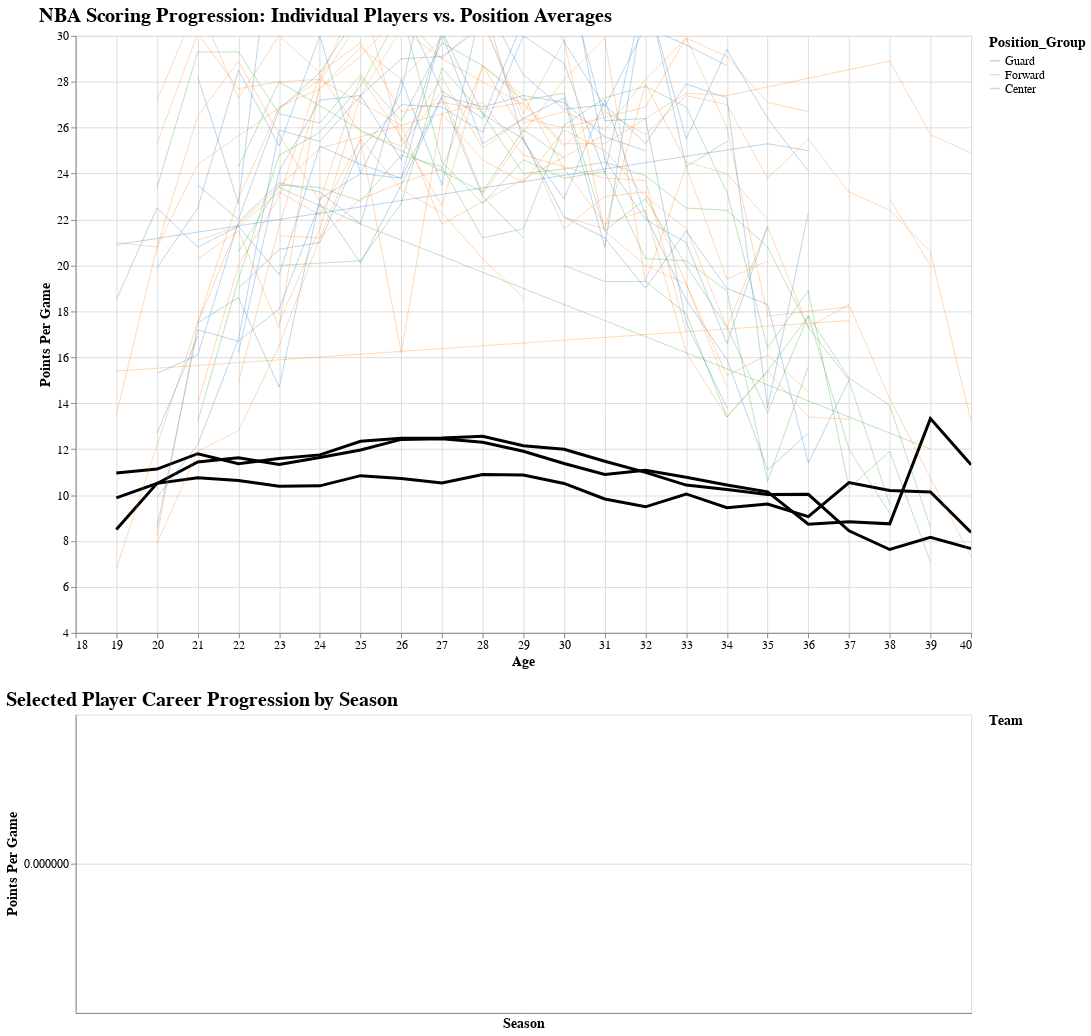

Notebook cell for this chart:
### Code cell
# Visualization of Individual Player Trajectories vs Average Scoring Progression
# With improved player selection and smoothed highlight line

import altair as alt
import pandas as pd
import numpy as np

# Set Altair to render larger charts
alt.data_transformers.disable_max_rows()

# First, calculate the average scoring progression by age and position
avg_by_age_pos = data_for_viz.groupby(['Age', 'Position_Group'])['PTS'].mean().reset_index()
avg_by_age_pos.rename(columns={'PTS': 'Avg_PTS'}, inplace=True)

# For player selection, using the improved composite metric
player_career_stats = data_for_viz.groupby('Player').agg({
    'PTS': ['mean', 'sum', 'count'],  # Points per game, total points, and seasons played
    'Position_Group': 'first'  # Get player's position
}).reset_index()

# Flatten the multi-level columns
player_career_stats.columns = [
    f"{col[0]}_{col[1]}" if col[1] != '' else col[0] 
    for col in player_career_stats.columns
]

# Rename columns for clarity
player_career_stats = player_career_stats.rename(columns={
    'PTS_mean': 'Career_PPG',
    'PTS_sum': 'Total_Points',
    'PTS_count': 'Seasons_Played',
    'Position_Group_first': 'Position_Group'
})

# Score players by a composite metric to balance career length and scoring prowess
player_career_stats['Composite_Score'] = (
    player_career_stats['Career_PPG'] * 
    np.sqrt(player_career_stats['Seasons_Played'])
)

# Select top 25 players by composite score
top_players = player_career_stats.sort_values('Composite_Score', ascending=False).head(25)['Player'].tolist()

# Add specific players of interest who might not be in the top 25
manual_additions = [
    'Tim Duncan', 'Kawhi Leonard'
    # Add any specific players here
]

# Add these to our top players list if they're in the dataset
for player in manual_additions:
    if player in data_for_viz['Player'].values and player not in top_players:
        top_players.append(player)

# Print the selected players for reference
print(f"Selected {len(top_players)} players for trajectory analysis:")
for player in top_players:
    player_stats = player_career_stats[player_career_stats['Player'] == player].iloc[0]
    print(f"{player}: {player_stats['Career_PPG']:.1f} PPG over {int(player_stats['Seasons_Played'])} seasons ({player_stats['Position_Group']})")

# Get data for these players
player_data = data_for_viz[data_for_viz['Player'].isin(top_players)].copy()

# Create selectors for position and player
position_options = ['All'] + sorted(data_for_viz['Position_Group'].unique().tolist())
position_param = alt.param(name='Position', value='All',
                          bind=alt.binding_radio(options=position_options, name='Position:'))

player_options = ['None'] + sorted(top_players)
player_param = alt.param(name='HighlightPlayer', value='None',
                        bind=alt.binding_select(options=player_options, name='Highlight Player:'))

# Create the base chart with average lines
avg_line = alt.Chart(avg_by_age_pos).mark_line(
    stroke='black',
    strokeWidth=3
).encode(
    x=alt.X('Age:Q', title='Age', scale=alt.Scale(domain=[19, 40])),
    y=alt.Y('Avg_PTS:Q', title='Points Per Game', scale=alt.Scale(domain=[5, 30])),
    color=alt.Color('Position_Group:N', 
                   scale=alt.Scale(domain=['Guard', 'Forward', 'Center'],
                                  range=['#1f77b4', '#ff7f0e', '#2ca02c']))
).transform_filter(
    (alt.datum.Position_Group == position_param) | (position_param == 'All')
)

# Create individual player trajectories
player_lines = alt.Chart(player_data).mark_line(
    opacity=0.3,
    strokeWidth=1
).encode(
    x='Age:Q',
    y='PTS:Q',
    color='Position_Group:N',
    detail='Player:N',  # Each player gets a separate line
    tooltip=['Player', 'Age', 'PTS', 'Season']
).transform_filter(
    (alt.datum.Position_Group == position_param) | (position_param == 'All')
)

# Create highlighted player line WITH SMOOTHING using a basis curve
highlight_line = alt.Chart(player_data).mark_line(
    stroke='red',
    strokeWidth=3,
    interpolate='basis'  # This adds smoothing to the line
).encode(
    x='Age:Q',
    y='PTS:Q',
    tooltip=['Player', 'Age', 'PTS', 'Season']
).transform_filter(
    alt.datum.Player == player_param
).transform_filter(
    player_param != 'None'  # Only show when a player is selected
)

# Add points for the highlighted player
highlight_points = alt.Chart(player_data).mark_circle(
    color='red',
    size=60
).encode(
    x='Age:Q',
    y='PTS:Q',
    tooltip=['Player', 'Age', 'PTS', 'Season', 'Team']
).transform_filter(
    alt.datum.Player == player_param
).transform_filter(
    player_param != 'None'  # Only show when a player is selected
)

# Combine the visualizations
chart = (avg_line + player_lines + highlight_line + highlight_points).properties(
    title='NBA Scoring Progression: Individual Players vs. Position Averages',
    width=900,
    height=600
).add_params(
    position_param,
    player_param
).interactive()

# Create a supplementary chart showing selected player's career in more detail
# Also use smoothing here for consistency
career_chart = alt.Chart(player_data).mark_line(
    strokeWidth=2,
    stroke='blue',
    interpolate='basis'  # Add smoothing here too
).encode(
    x=alt.X('Season_Year:O', title='Season'),
    y=alt.Y('PTS:Q', title='Points Per Game'),
    tooltip=['Player', 'Age', 'PTS', 'Season', 'Team']
).transform_filter(
    alt.datum.Player == player_param
).transform_filter(
    player_param != 'None'  # Only show when a player is selected
).properties(
    title='Selected Player Career Progression',
    width=900,
    height=300
)

# Add points to the career chart
career_points = alt.Chart(player_data).mark_circle(
    size=60
).encode(
    x='Season_Year:O',
    y='PTS:Q',
    color='Team:N',  # Color by team to show team changes
    tooltip=['Player', 'Age', 'PTS', 'Season', 'Team']
).transform_filter(
    alt.datum.Player == player_param
).transform_filter(
    player_param != 'None'  # Only show when a player is selected
)

# Combine career charts
full_career_chart = (career_chart + career_points).properties(
    title='Selected Player Career Progression by Season'
)

# Final visualization
final_vis = alt.vconcat(
    chart,
    full_career_chart
).resolve_scale(
    color='independent'  # Independent color scales for each chart
).configure_title(
    fontSize=20,
    font='Arial',
    anchor='start'
).configure_axis(
    labelFontSize=12,
    titleFontSize=14
).configure_legend(
    titleFontSize=14,
    labelFontSize=12
)

# Display the visualization
final_vis

### Figure 1 — Vega-Lite specification as saved in the notebook (floating-point values rounded to 4 significant figures; data arrays with more than 128 entries replaced by an {"elided": "..."} marker saying what was removed)
{"config": {"view": {"continuousWidth": 300, "continuousHeight": 300}, "axis": {"labelFontSize": 12, "titleFontSize": 14}, "legend": {"labelFontSize": 12, "titleFontSize": 14}, "title": {"anchor": "start", "font": "Arial", "fontSize": 20}}, "vconcat": [{"layer": [{"data": {"name": "data-9c2ab6f8297d9ff3ec23f7bc1ef002f3"}, "mark": {"type": "line", "stroke": "black", "strokeWidth": 3}, "encoding": {"color": {"field": "Position_Group", "scale": {"domain": ["Guard", "Forward", "Center"], "range": ["#1f77b4", "#ff7f0e", "#2ca02c"]}, "type": "nominal"}, "x": {"field": "Age", "scale": {"domain": [19, 40]}, "title": "Age", "type": "quantitative"}, "y": {"field": "Avg_PTS", "scale": {"domain": [5, 30]}, "title": "Points Per Game", "type": "quantitative"}}, "name": "view_10", "transform": [{"filter": "((datum.Position_Group === Position) || (Position === 'All'))"}]}, {"data": {"name": "data-e2cd72abda292460ac7c708e4b93c539"}, "mark": {"type": "line", "opacity": 0.3, "strokeWidth": 1}, "encoding": {"color": {"field": "Position_Group", "type": "nominal"}, "detail": {"field": "Player", "type": "nominal"}, "tooltip": [{"field": "Player", "type": "nominal"}, {"field": "Age", "type": "quantitative"}, {"field": "PTS", "type": "quantitative"}, {"field": "Season", "type": "nominal"}], "x": {"field": "Age", "type": "quantitative"}, "y": {"field": "PTS", "type": "quantitative"}}, "transform": [{"filter": "((datum.Position_Group === Position) || (Position === 'All'))"}]}, {"data": {"name": "data-e2cd72abda292460ac7c708e4b93c539"}, "mark": {"type": "line", "interpolate": "basis", "stroke": "red", "strokeWidth": 3}, "encoding": {"tooltip": [{"field": "Player", "type": "nominal"}, {"field": "Age", "type": "quantitative"}, {"field": "PTS", "type": "quantitative"}, {"field": "Season", "type": "nominal"}], "x": {"field": "Age", "type": "quantitative"}, "y": {"field": "PTS", "type": "quantitative"}}, "transform": [{"filter": "(datum.Player === HighlightPlayer)"}, {"filter": "(HighlightPlayer !== 'None')"}]}, {"data": {"name": "data-e2cd72abda292460ac7c708e4b93c539"}, "mark": {"type": "circle", "color": "red", "size": 60}, "encoding": {"tooltip": [{"field": "Player", "type": "nominal"}, {"field": "Age", "type": "quantitative"}, {"field": "PTS", "type": "quantitative"}, {"field": "Season", "type": "nominal"}, {"field": "Team", "type": "nominal"}], "x": {"field": "Age", "type": "quantitative"}, "y": {"field": "PTS", "type": "quantitative"}}, "transform": [{"filter": "(datum.Player === HighlightPlayer)"}, {"filter": "(HighlightPlayer !== 'None')"}]}], "height": 600, "title": "NBA Scoring Progression: Individual Players vs. Position Averages", "width": 900}, {"layer": [{"mark": {"type": "line", "interpolate": "basis", "stroke": "blue", "strokeWidth": 2}, "encoding": {"tooltip": [{"field": "Player", "type": "nominal"}, {"field": "Age", "type": "quantitative"}, {"field": "PTS", "type": "quantitative"}, {"field": "Season", "type": "nominal"}, {"field": "Team", "type": "nominal"}], "x": {"field": "Season_Year", "title": "Season", "type": "ordinal"}, "y": {"field": "PTS", "title": "Points Per Game", "type": "quantitative"}}, "title": "Selected Player Career Progression", "transform": [{"filter": "(datum.Player === HighlightPlayer)"}, {"filter": "(HighlightPlayer !== 'None')"}]}, {"mark": {"type": "circle", "size": 60}, "encoding": {"color": {"field": "Team", "type": "nominal"}, "tooltip": [{"field": "Player", "type": "nominal"}, {"field": "Age", "type": "quantitative"}, {"field": "PTS", "type": "quantitative"}, {"field": "Season", "type": "nominal"}, {"field": "Team", "type": "nominal"}], "x": {"field": "Season_Year", "type": "ordinal"}, "y": {"field": "PTS", "type": "quantitative"}}, "transform": [{"filter": "(datum.Player === HighlightPlayer)"}, {"filter": "(HighlightPlayer !== 'None')"}]}], "data": {"name": "data-e2cd72abda292460ac7c708e4b93c539"}, "height": 300, "title": "Selected Player Career Progression by Season", "width": 900}], "params": [{"name": "Position", "bind": {"input": "radio", "options": ["All", "Center", "Forward", "Guard"], "name": "Position:"}, "value": "All"}, {"name": "HighlightPlayer", "bind": {"input": "select", "options": ["None", "Adrian Dantley", "Allen Iverson", "Anthony Davis", "Carmelo Anthony", "Charles Barkley", "Damian Lillard", "DeMar DeRozan", "Dirk Nowitzki", "Dominique Wilkins", "Dwyane Wade", "Giannis Antetokounmpo", "Hakeem Olajuwon", "James Harden", "Karl Malone", "Kawhi Leonard", "Kevin Durant", "Kobe Bryant", "Kyrie Irving", "Larry Bird", "LeBron James", "Michael Jordan", "Moses Malone", "Patrick Ewing", "Russell Westbrook", "Shaquille O'Neal", "Stephen Curry", "Tim Duncan"], "name": "Highlight Player:"}, "value": "None"}, {"name": "param_10", "select": {"type": "interval", "encodings": ["x", "y"]}, "bind": "scales", "views": ["view_10"]}], "resolve": {"scale": {"color": "independent"}}, "$schema": "https://vega.github.io/schema/vega-lite/v5.20.1.json", "datasets": {"data-9c2ab6f8297d9ff3ec23f7bc1ef002f3": [{"Age": 19.0, "Position_Group": "Center", "Avg_PTS": 8.5}, {"Age": 19.0, "Position_Group": "Forward", "Avg_PTS": 9.874}, {"Age": 19.0, "Position_Group": "Guard", "Avg_PTS": 10.96}, {"Age": 20.0, "Position_Group": "Center", "Avg_PTS": 10.51}, {"Age": 20.0, "Position_Group": "Forward", "Avg_PTS": 10.5}, {"Age": 20.0, "Position_Group": "Guard", "Avg_PTS": 11.13}, {"Age": 21.0, "Position_Group": "Center", "Avg_PTS": 10.76}, {"Age": 21.0, "Position_Group": "Forward", "Avg_PTS": 11.44}, {"Age": 21.0, "Position_Group": "Guard", "Avg_PTS": 11.8}, {"Age": 22.0, "Position_Group": "Center", "Avg_PTS": 10.64}, {"Age": 22.0, "Position_Group": "Forward", "Avg_PTS": 11.62}, {"Age": 22.0, "Position_Group": "Guard", "Avg_PTS": 11.36}, {"Age": 23.0, "Position_Group": "Center", "Avg_PTS": 10.38}, {"Age": 23.0, "Position_Group": "Forward", "Avg_PTS": 11.33}, {"Age": 23.0, "Position_Group": "Guard", "Avg_PTS": 11.59}, {"Age": 24.0, "Position_Group": "Center", "Avg_PTS": 10.4}, {"Age": 24.0, "Position_Group": "Forward", "Avg_PTS": 11.64}, {"Age": 24.0, "Position_Group": "Guard", "Avg_PTS": 11.75}, {"Age": 25.0, "Position_Group": "Center", "Avg_PTS": 10.85}, {"Age": 25.0, "Position_Group": "Forward", "Avg_PTS": 11.96}, {"Age": 25.0, "Position_Group": "Guard", "Avg_PTS": 12.34}, {"Age": 26.0, "Position_Group": "Center", "Avg_PTS": 10.72}, {"Age": 26.0, "Position_Group": "Forward", "Avg_PTS": 12.42}, {"Age": 26.0, "Position_Group": "Guard", "Avg_PTS": 12.47}, {"Age": 27.0, "Position_Group": "Center", "Avg_PTS": 10.53}, {"Age": 27.0, "Position_Group": "Forward", "Avg_PTS": 12.45}, {"Age": 27.0, "Position_Group": "Guard", "Avg_PTS": 12.49}, {"Age": 28.0, "Position_Group": "Center", "Avg_PTS": 10.89}, {"Age": 28.0, "Position_Group": "Forward", "Avg_PTS": 12.3}, {"Age": 28.0, "Position_Group": "Guard", "Avg_PTS": 12.56}, {"Age": 29.0, "Position_Group": "Center", "Avg_PTS": 10.87}, {"Age": 29.0, "Position_Group": "Forward", "Avg_PTS": 11.91}, {"Age": 29.0, "Position_Group": "Guard", "Avg_PTS": 12.15}, {"Age": 30.0, "Position_Group": "Center", "Avg_PTS": 10.5}, {"Age": 30.0, "Position_Group": "Forward", "Avg_PTS": 11.38}, {"Age": 30.0, "Position_Group": "Guard", "Avg_PTS": 11.99}, {"Age": 31.0, "Position_Group": "Center", "Avg_PTS": 9.83}, {"Age": 31.0, "Position_Group": "Forward", "Avg_PTS": 10.9}, {"Age": 31.0, "Position_Group": "Guard", "Avg_PTS": 11.47}, {"Age": 32.0, "Position_Group": "Center", "Avg_PTS": 9.487}, {"Age": 32.0, "Position_Group": "Forward", "Avg_PTS": 11.08}, {"Age": 32.0, "Position_Group": "Guard", "Avg_PTS": 10.99}, {"Age": 33.0, "Position_Group": "Center", "Avg_PTS": 10.05}, {"Age": 33.0, "Position_Group": "Forward", "Avg_PTS": 10.77}, {"Age": 33.0, "Position_Group": "Guard", "Avg_PTS": 10.44}, {"Age": 34.0, "Position_Group": "Center", "Avg_PTS": 9.452}, {"Age": 34.0, "Position_Group": "Forward", "Avg_PTS": 10.44}, {"Age": 34.0, "Position_Group": "Guard", "Avg_PTS": 10.24}, {"Age": 35.0, "Position_Group": "Center", "Avg_PTS": 9.61}, {"Age": 35.0, "Position_Group": "Forward", "Avg_PTS": 10.14}, {"Age": 35.0, "Position_Group": "Guard", "Avg_PTS": 10.03}, {"Age": 36.0, "Position_Group": "Center", "Avg_PTS": 9.058}, {"Age": 36.0, "Position_Group": "Forward", "Avg_PTS": 8.732}, {"Age": 36.0, "Position_Group": "Guard", "Avg_PTS": 10.03}, {"Age": 37.0, "Position_Group": "Center", "Avg_PTS": 10.54}, {"Age": 37.0, "Position_Group": "Forward", "Avg_PTS": 8.832}, {"Age": 37.0, "Position_Group": "Guard", "Avg_PTS": 8.443}, {"Age": 38.0, "Position_Group": "Center", "Avg_PTS": 10.2}, {"Age": 38.0, "Position_Group": "Forward", "Avg_PTS": 8.745}, {"Age": 38.0, "Position_Group": "Guard", "Avg_PTS": 7.629}, {"Age": 39.0, "Position_Group": "Center", "Avg_PTS": 10.13}, {"Age": 39.0, "Position_Group": "Forward", "Avg_PTS": 13.33}, {"Age": 39.0, "Position_Group": "Guard", "Avg_PTS": 8.156}, {"Age": 40.0, "Position_Group": "Center", "Avg_PTS": 8.375}, {"Age": 40.0, "Position_Group": "Forward", "Avg_PTS": 11.32}, {"Age": 40.0, "Position_Group": "Guard", "Avg_PTS": 7.667}], "data-e2cd72abda292460ac7c708e4b93c539": {"elided": "437 records"}}}
